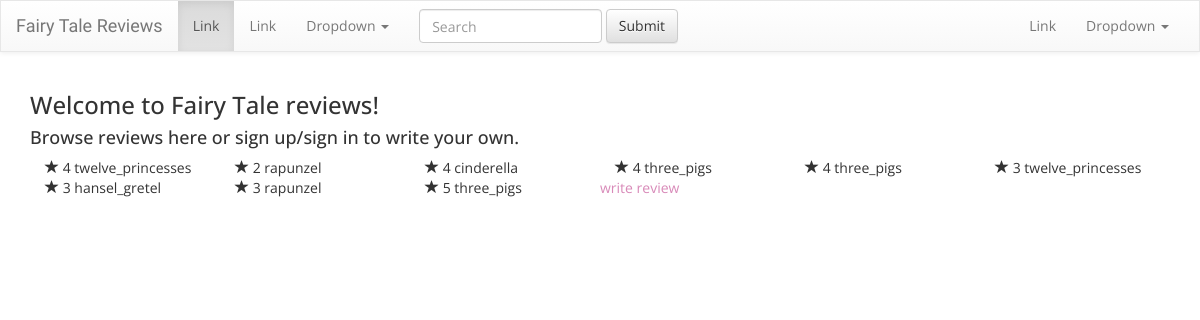
The app's page /, older data.
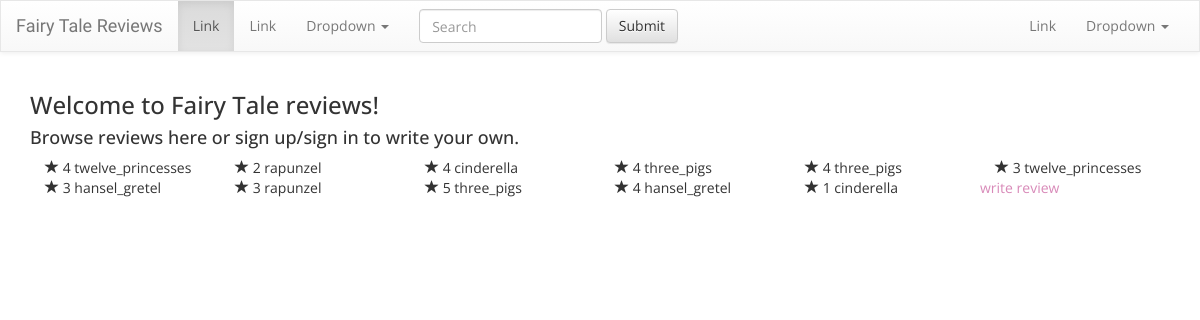
The same page, newer data.
### reviews/models.py (models this page shows, shortened)
class Review(models.Model):
	author = models.ForeignKey('auth.User')
	TITLE_CHOICES = (
		('cinderella', 'Cinderella'),
		('hansel_gretel', 'Hansel & Gretel'),
		('rapunzel', 'Rapunzel'),
		('snow_white', 'Snow White and the Seven Dwarfs'),
		('three_pigs', 'The Three Little Pigs'),
		('twelve_princesses', 'The 12 Dancing Princesses')
		)
	title = models.CharField(max_length=100, choices=TITLE_CHOICES)
	text = models.TextField()
	stars_overall = models.IntegerField()
	stars_story = models.IntegerField()
	stars_characters = models.IntegerField()
	stars_relevance = models.IntegerField()
	review_date = models.DateTimeField(blank=True, null=True)

### reviews/views.py (the view)
# urls.py: url(r'^$', views.all_reviews, name='all_reviews'),
def all_reviews(request):
	reviews = Review.objects.filter(review_date__lte=timezone.now()).order_by('review_date')
	return render(request, 'reviews/all_reviews.html', {'reviews': reviews})

### reviews/templates/reviews/all_reviews.html (shortened to what this page needs)
{% extends 'base.html' %}
{% block content %}
<p><h3>Welcome to Fairy Tale reviews!</h3>
<h4>Browse reviews here or sign up/sign in to write your own.</h4></p>
<p>
		{% for review in reviews %}
		<div class="col-md-2">
			<span class="glyphicon glyphicon-star"></span>
			{{ review.stars_overall }}
			{{ review.title }}
		</div>
		{% endfor %}
<a href="{% url 'write_review' %}">write review</a>
{% endblock %}

Row changes from the older to the newer data that the page shows:
added Review: stars_overall "4", title "hansel_gretel"
added Review: stars_overall "1", title "cinderella"
